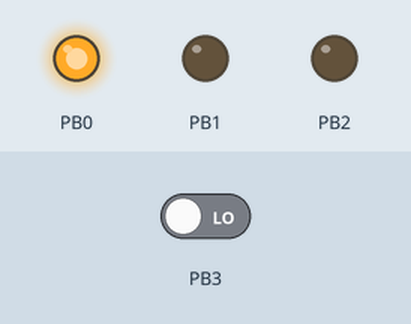
Bench run of a sketch on a simulated ATtiny85, built with avr-gcc and run on an emulated ATtiny85. Shown: output pins drawn as LEDs (lit = HIGH). The test bench sets the inputs (shaded band); at power-on: PB3 LOW. Sleep ends after the set time or at an interrupt; random numbers use the default seed unless the sketch sets one.

Above: at 0.1 s.
At 1.2 s:
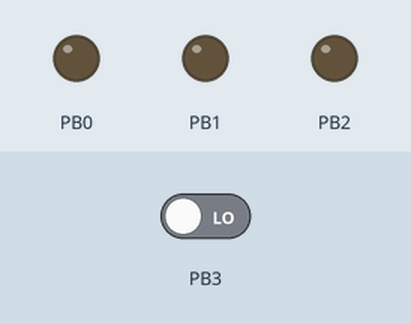
1.3 s: PB3 driven HIGH
At 1.7 s:
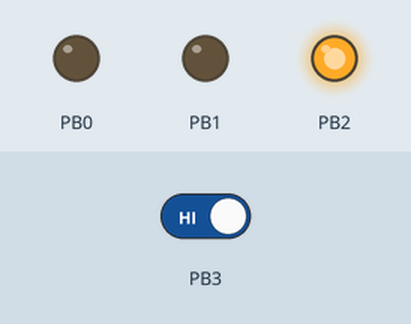
Timing chart, 0 to 4.3 s (numbered marks = the images above; inputs shaded):
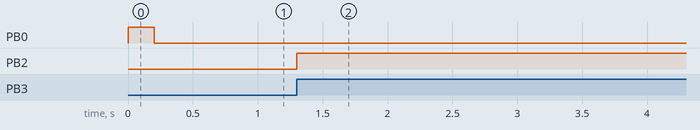

The sketch:

attiny85simon.ino
```cpp
#include <avr/sleep.h>
#define BODS 7                     //BOD Sleep bit in MCUCR
#define BODSE 2                    //BOD Sleep enable bit in MCUCR

int level = 0;
int pattern[100];

const int BUTTON_WAIT = 0;
const int BUTTON_DOWN = 1;
const int BUTTON_UP   = 2;
const int BUTTONS_PIN = A3;

void setup() {
  pinMode(0, OUTPUT);
  pinMode(1, OUTPUT);
  pinMode(2, OUTPUT);
  pinMode(BUTTONS_PIN, INPUT);
  randomSeed(analogRead(0));
  //gameOver(5);
  //delay(3000);
}

void loop() {
  level ++;

  // make pattern
  for(int i=level-1; i<level; i++) {
    pattern[i] = random(1);
    flash(ledFor(pattern[i]));
  }

  // play
  for(int i=0; i<level; i++) {
    int button = getButtonPress();
    if(button != pattern[i]) {
      gameOver(level);
      delay(3000);
      level = 0;
      break;
    }
  }

  // next level!
  delay(1000);
}

void gameOver(int level) {
  for(int i=0; i<level; i++) {
    on(ledFor(0));
    on(ledFor(1));
    on(ledFor(2));
    delay(500);
    off(ledFor(0));
    off(ledFor(1));
    off(ledFor(2));
    delay(300);
  }
}

void on(int pin) {
  digitalWrite(pin, HIGH);
}

void off(int pin) {
  digitalWrite(pin, LOW);
}

void flash(int pin) {
  on(pin);
  delay(200);
  off(pin);
  delay(300);
}

int ledFor(int buttonValue) {
  return buttonValue;
}

int getButtonValue() {
  goToSleep();
  return (analogRead(BUTTONS_PIN)*3+512)/1024; // http://www.technoblogy.com/show?LSE
}

int getButtonPress() {
  // read the state of the pushbutton value:
  int buttonState = BUTTON_WAIT;
  int buttonValue = 0;

  while(buttonState != BUTTON_UP) {
    if(buttonState == BUTTON_WAIT) {
      if(buttonValue == 0) {
        buttonValue = getButtonValue();
      } else {
        buttonState = BUTTON_DOWN;
        on(ledFor(buttonValue));
      }
    } else if(buttonState == BUTTON_DOWN && getButtonValue() == 0) {
      buttonState = BUTTON_UP;
      off(ledFor(buttonValue));
    }
  }
  buttonState = BUTTON_WAIT;
  return buttonValue;
}

// power saving, from https://gist.github.com/JChristensen/5616922
void goToSleep(void)
{
  GIMSK |= _BV(PCIE);                     // Enable Pin Change Interrupts
  PCMSK |= _BV(PCINT3);                   // Use PB3 as interrupt pin
  ADCSRA &= ~_BV(ADEN);                   // ADC off
  set_sleep_mode(SLEEP_MODE_PWR_DOWN);    // replaces above statement

  sleep_enable();                         // Sets the Sleep Enable bit in the MCUCR Register (SE BIT)
  sei();                                  // Enable interrupts
  sleep_cpu();                            // sleep

  cli();                                  // Disable interrupts
  PCMSK &= ~_BV(PCINT3);                  // Turn off PB3 as interrupt pin
  sleep_disable();                        // Clear SE bit
  ADCSRA |= _BV(ADEN);                    // ADC on

  sei();                                  // Enable interrupts
}

//external interrupt 0 wakes the MCU
ISR(PCINT0_vect)
{
    // yawn, drink tea
}
```

Measured:
- after the input at 1.3 s, PB2: LOW → HIGH at once
